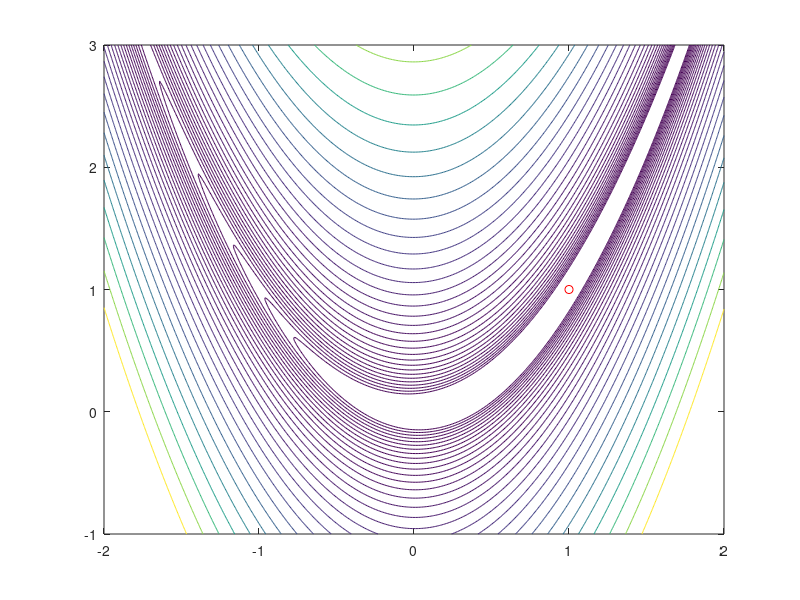

This figure's MATLAB source: (Note: this script raises an error after producing the figure.)

clear all, clc, clf

[X,Y]=meshgrid(-2:0.01:2, -1:0.01:3);

Z=100*(Y-X.^2).^2+(1-X).^2;

v=logspace(0.5,3,30);
contour(X,Y,Z,v);

hold on

plot(1,1,'ro')

%%%
% Steepest descent with computation of step length using the secant method

[x,xiter,ithist,iflag] = steepest_secant(@rosenbrock,[-1.2 1]',1e-6,6000);
fprintf('The solution x computer after %g iterations is', length(xiter))
x

% %%% 
% % This is the steepest descent with symbolic computation of the step
% % length
% 
% [x,xiter,ithist,iflag] = steepest_symbolic(@rosenbrock,[2 1]',1e-6,1000);
% fprintf('The solution x computer after %g iterations is', length(xiter))
% x

for i=2:length(ithist)
    plot([xiter{i}(1) xiter{i-1}(1)], [xiter{i}(2) xiter{i-1}(2)],'o-');
end

hold off




